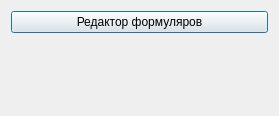
<?xml version="1.0" encoding="UTF-8"?>
<ui version="4.0">
 <class>LinkingTools</class>
 <widget class="QDialog" name="LinkingTools">
  <property name="geometry">
   <rect>
    <x>0</x>
    <y>0</y>
    <width>279</width>
    <height>116</height>
   </rect>
  </property>
  <property name="windowTitle">
   <string>Инструменты сопряжения</string>
  </property>
  <layout class="QVBoxLayout" name="verticalLayout">
   <item>
    <widget class="QPushButton" name="formularEditorButton">
     <property name="text">
      <string>Редактор формуляров</string>
     </property>
    </widget>
   </item>
   <item>
    <spacer name="verticalSpacer">
     <property name="orientation">
      <enum>Qt::Vertical</enum>
     </property>
     <property name="sizeHint" stdset="0">
      <size>
       <width>20</width>
       <height>40</height>
      </size>
     </property>
    </spacer>
   </item>
  </layout>
 </widget>
 <layoutdefault spacing="6" margin="11"/>
 <resources/>
 <connections/>
</ui>
